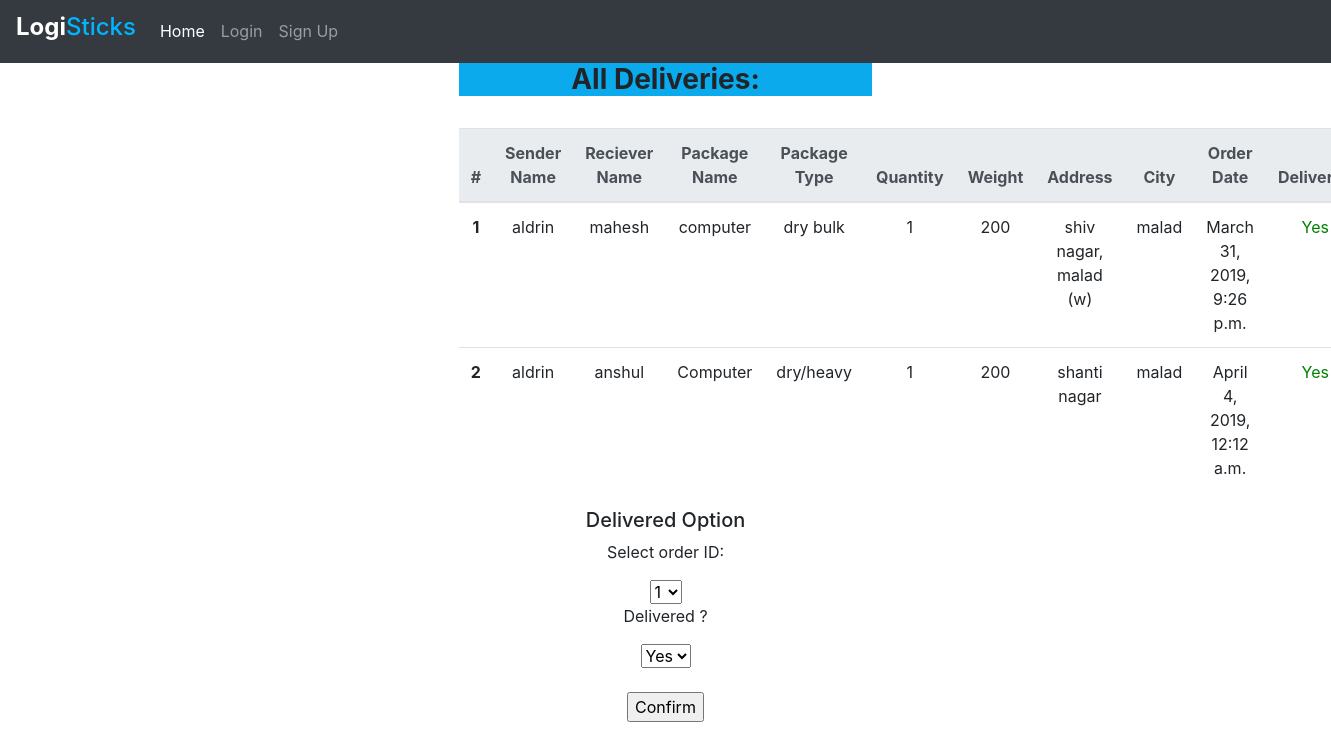
/delivery/, run on an earlier commit of the app's database.
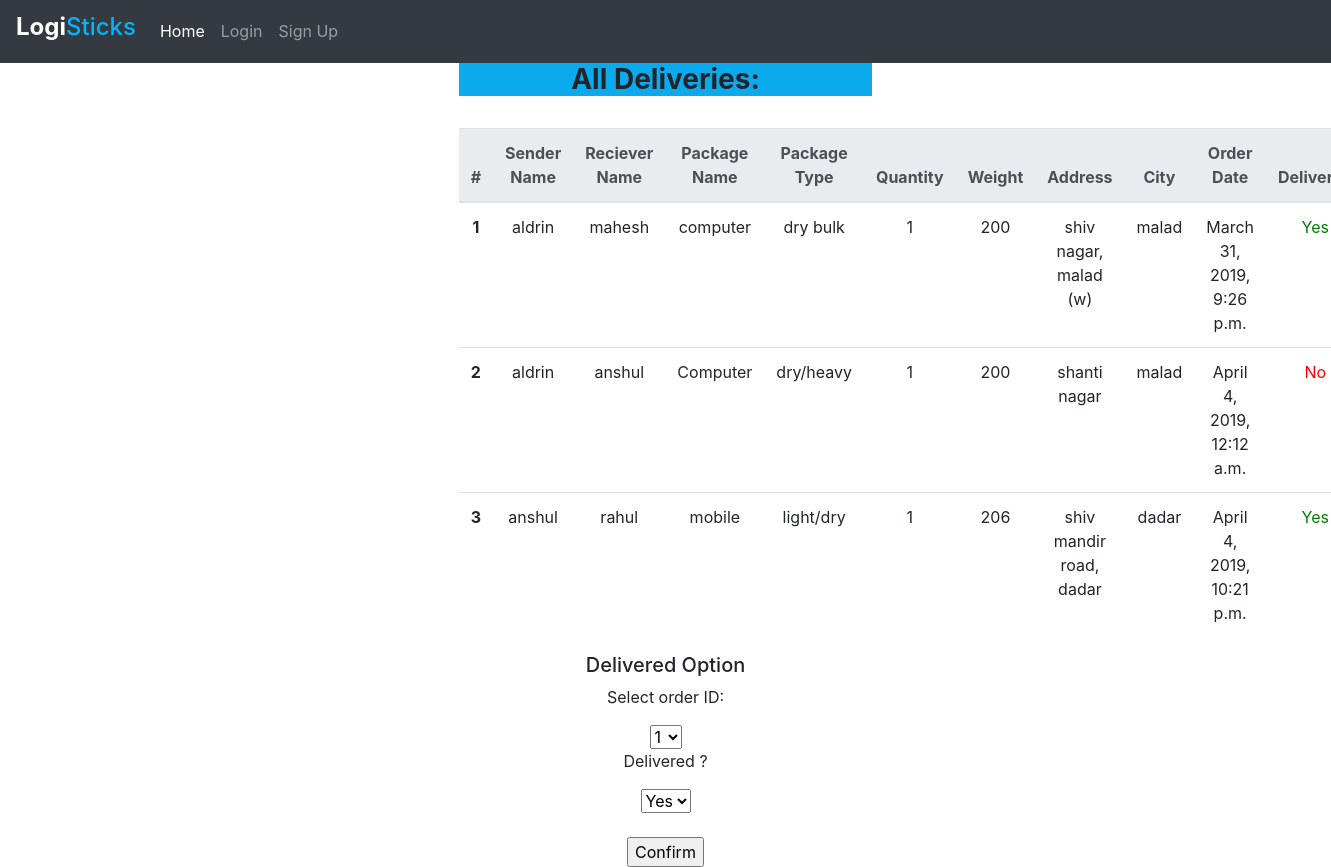
And on a later commit of the database.
### logsapp/models.py (models this page shows, shortened)
class Details(models.Model):
    your_name = models.CharField(max_length=10)
    to_name = models.CharField(max_length=10, null=True)
    mobile = models.CharField(max_length=10, null=True)
    package_name = models.CharField(max_length=50, null=True)
    package_type = models.CharField(max_length=20)
    quantity = models.IntegerField(default=0)
    weight = models.IntegerField(default=200)
    address = models.CharField(max_length=500, null=True)
    city = models.CharField(max_length=20)
    orderdate = models.DateTimeField(default=datetime.now, blank=True)
    delivered = models.BooleanField(default=False)
    class Meta:
        verbose_name_plural = "Details"

### logsapp/views.py (the view)
# urls.py: path('delivery/', logs_view.delivery, name='delivery'),
def delivery(request):
   delivery = Details.objects.all()
   arg = {'ord': delivery}
   if request.method == "POST":
      a = request.POST['dropid']
      b = request.POST['dropstatus']
      obj = Details.objects.get(id=a)
      if b==True:
         obj.delivered = True
      else:
         obj.delivered = False
      obj.save()
   else:
      context_dict = {}
   return render(request, 'logsapp/delivery.html', arg)

### logsapp/templates/logsapp/delivery.html (shortened to what this page needs)
{% extends 'logsapp/layout.html' %}
{% block content %}
    <br><br>
<div class="col-md-4 text-center">
    <h3 style="background-color:#0aaaed;"><b>All Deliveries: </b></h3>
    <br>
    <table class="table">
  <thead class="thead-light">
    <tr>
      <th scope="col">#</th>
      <th scope="col">Sender Name</th>
      <th scope="col">Reciever Name</th>
      <th scope="col">Package Name</th>
      <th scope="col">Package Type</th>
      <th scope="col">Quantity</th>
      <th scope="col">Weight</th>
      <th scope="col">Address</th>
      <th scope="col">City</th>
      <th scope="col">Order Date</th>
      <th scope="col">Delivered</th>
    </tr>
  </thead>
  <tbody>
    {% for ord in ord %}
            <tr>
                <th scope="row">{{ord.id}}</th>
                <td>{{ord.your_name}}</td>
                <td>{{ord.to_name}}</td>
                <td>{{ord.package_name}}</td>
                <td>{{ord.package_type}}</td>
                <td>{{ord.quantity}}</td>
                <td>{{ord.weight}}</td>
                <td>{{ord.address}}</td>
                <td>{{ord.city}}</td>
                <td>{{ord.orderdate}}</td>
                {% if ord.delivered %}
                  <td style="color: green;">Yes</td>
                {% else %}
                  <td style="color: red;">No</td>
                {% endif %}
            </tr>
    {% endfor %}
</tbody>
</table>
<h5>Delivered Option</h5>
  <p>Select order ID:</p>
  <form method = "post" action = "{% url 'delivery' %}">
    <select name = "dropid" >
    {% for ord in ord %}
      <option value="{{ord.id}}">{{ord.id}}</option>
    {% endfor %}
    </select>
  <p>Delivered ?</p>
    <select name = "dropstatus" >
      <option value="True">Yes</option>
    </select>
    <br><br>
<input  type = "submit" value="Confirm">
</form>
{% endblock content %}

### logsapp/templates/logsapp/layout.html (shortened to what this page needs)
<!DOCTYPE html>
<html lang="en">
    <head>
        <link rel="stylesheet"
            href="https://stackpath.bootstrapcdn.com/bootstrap/4.3.1/css/bootstrap.min.css"
>
    </head>
    <body>
        <nav class="navbar navbar-expand-lg navbar-dark bg-dark">
            <a class="navbar-brand" href="#"><h4><b>Logi</b><span style="color: #00B5FF;">Sticks</span></h4></a>
            <div class="collapse navbar-collapse" id="navbarNav">
                <ul class="navbar-nav">
                    <li class="nav-item active">
                        {% if user.is_authenticated %}
                        <a class="nav-link" href="{% url 'customer' %}">Home
                            <span class="sr-only">(current)</span></a>
                        {% else %}
                        <a class="nav-link" href="{% url 'home' %}">Home </a>
                        {% endif %}
                    </li>
                    {% if user.is_authenticated %}
                    <li class="nav-item">
                        <a class="nav-link" href="{% url 'logout' %}">Logout</a>
                    </li>
                    {% else %}
                    <li class="nav-item">
                        <a class="nav-link" href="{% url 'login' %}">Login</a>
                    </li>
                    <li class="nav-item">
                        <a class="nav-link" href="{% url 'register' %}">Sign Up</a>
                    </li>
                    {% endif %}
                </ul>
            </div>
        </nav>
        <div class="d-flex justify-content-center">
            {% block content %}
            {% endblock %}
        </div>
    </body>
</html>

What changed in the data, as far as the page shows it:
changed Details "Computer": delivered "Yes" → "No"
added Details: id "3", your_name "anshul", to_name "rahul", package_name "mobile", package_type "light/dry", quantity "1", weight "206", address "shiv mandir road, dadar", city "dadar", orderdate "April 4, 2019, 10:21 p.m.", delivered "Yes"
